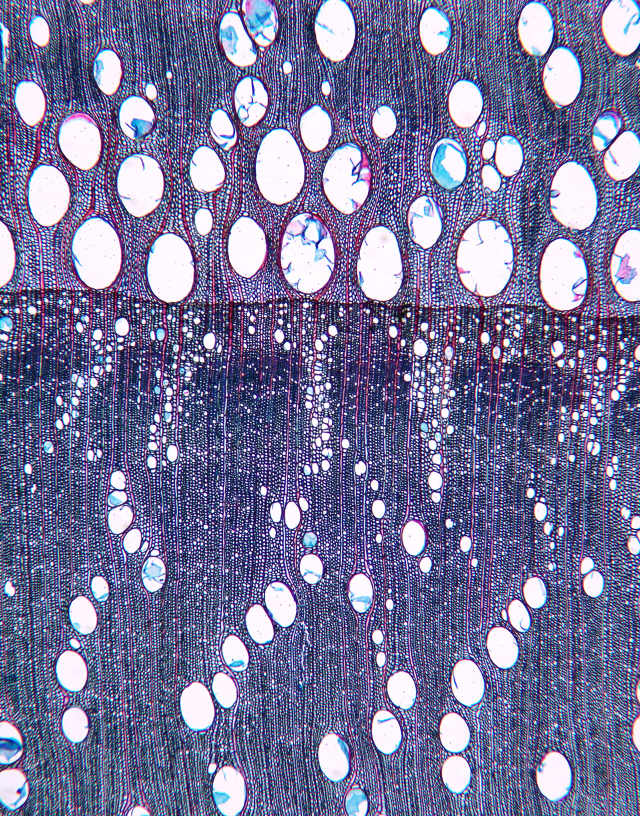
#> input picture Trees/CastaneaCrenata.jpg, 1920 x 2448 px, found by its file name (shown at 1/3 size); its folder holds 4 pictures in this run
$ python -i preprocessing.py   (imports and definitions only)
#> lines starting #> are read from the running program, lines starting #| are printed output that depends on the picture
import os
from PIL import Image
import pandas as pd
from tqdm import tqdm

def data_preprocess(images_dir='data/Trees', patches_dir='data/patches'):
    """Split images into 4x4 patches and save to patches_dir."""
#> called with images_dir = 'data/Trees', patches_dir = 'data/patches'
    os.makedirs(patches_dir, exist_ok=True)
    image_files = [f for f in os.listdir(images_dir) if f.lower().endswith(('.jpg', '.jpeg', '.png'))]
    image_files.sort()

    records = []
    for img_file in tqdm(image_files, desc="Processing images"):
        src_path = os.path.join(images_dir, img_file)
        try:
            im = Image.open(src_path).convert('RGB')
#> im is the input picture: PIL image 1920x2448 RGB; mean R, G, B 118.6, 117, 155.4
        except Exception as e:
            print(f"Skipping {img_file}: cannot open ({e})")
            continue

        w, h = im.size
#> w = 1920; h = 2448
        if w < 896 or h < 896:
            print(f"Skipping {img_file}: smaller than 896x896 ({w}x{h})")
            continue
        im_cropped = im.crop((0, 0, 896, 896))
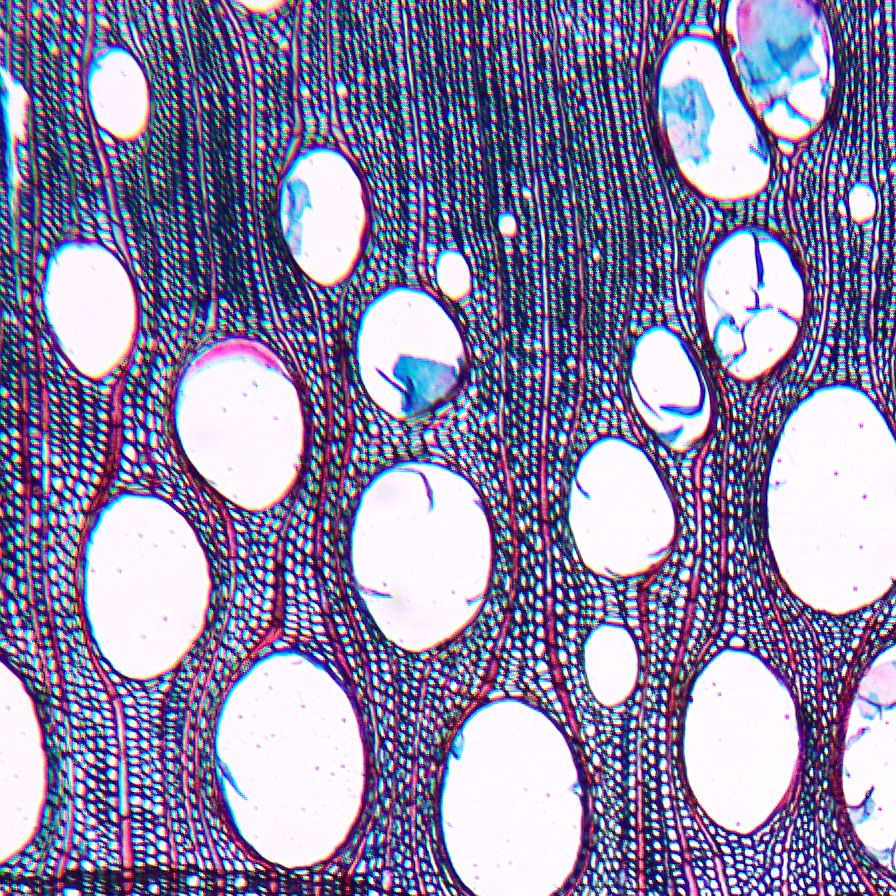
#> im_cropped: PIL image 896x896 RGB; mean R, G, B 141.1, 135.4, 170.9

        pw = ph = 896 // 4
        base = os.path.splitext(img_file)[0]
        idx = 0

        for r in range(4):
            for c in range(4):
                patch = im_cropped.crop((c*pw, r*ph, (c+1)*pw, (r+1)*ph))
                patch_name = f"{base}_patch{idx}.png"
                patch_path = os.path.join(patches_dir, patch_name)
                try:
                    patch.save(patch_path)
                except Exception as e:
                    print(f"Failed to save patch {patch_path}: {e}")
                    continue
                records.append({'patch_path': patch_path, 'original_name': img_file})
                idx += 1
#> this loop made 4 passes
#> pass 1, in data_preprocess, `patch.save(patch_path)`:
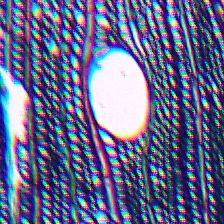
#> saved as CastaneaCrenata_patch0.png: PIL image 224x224 RGB; mean R, G, B 99.8, 103.9, 141.8
#> pass 1, in data_preprocess, `patch.save(patch_path)`:
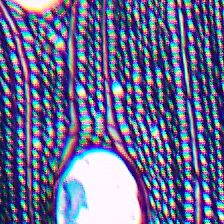
#> saved as CastaneaCrenata_patch1.png: PIL image 224x224 RGB; mean R, G, B 102.9, 105.5, 146.8
#> pass 1, in data_preprocess, `patch.save(patch_path)`:
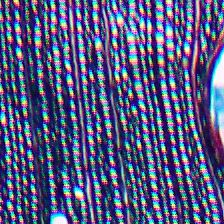
#> saved as CastaneaCrenata_patch2.png: PIL image 224x224 RGB; mean R, G, B 83.9, 87.8, 129.3
#> pass 1, in data_preprocess, `patch.save(patch_path)`:
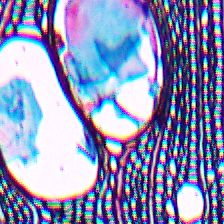
#> saved as CastaneaCrenata_patch3.png: PIL image 224x224 RGB; mean R, G, B 138.6, 145.3, 184.9
#> after the loop:
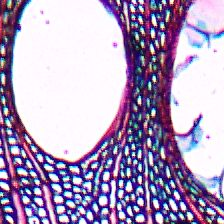
#> patch: PIL image 224x224 RGB; mean R, G, B 174.3, 158.1, 191
#> after the loop, idx = 16; records = 16 items
#> pass 2 of the loop in data_preprocess, `for img_file in tqdm(image_files, desc="Processing images"):`:
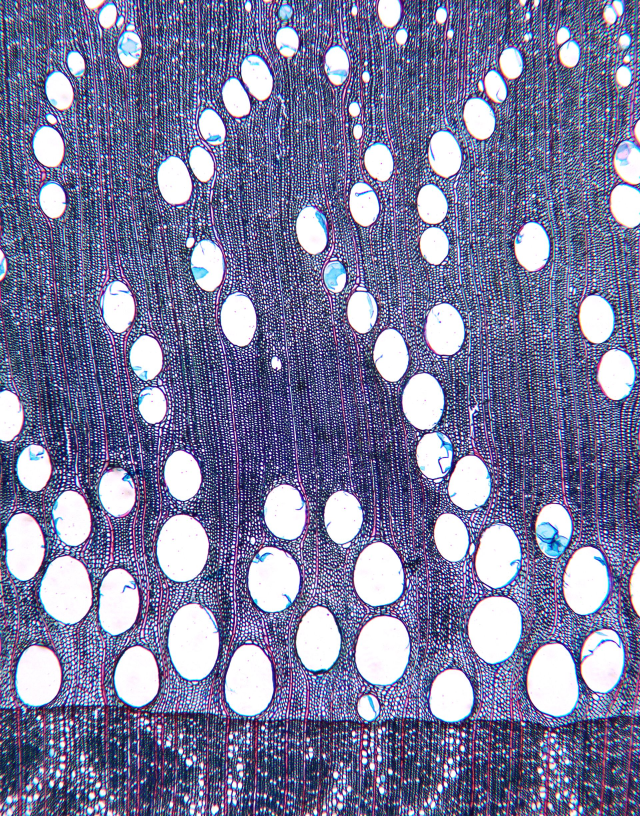
#> input picture Trees/CastaneaCrenata2.jpg, 1920 x 2448 px, found by its file name (shown at 1/3 size)
#> in data_preprocess, im is the input picture: PIL image 1920x2448 RGB; mean R, G, B 122, 122.8, 158.9
#> the loop in data_preprocess, `for r in range(4):` made 4 passes
#> pass 1, in data_preprocess, `patch.save(patch_path)`:
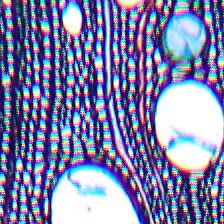
#> saved as CastaneaCrenata2_patch3.png: PIL image 224x224 RGB; mean R, G, B 125.4, 129.3, 170.1
#> after the loop in data_preprocess, `for r in range(4):`:
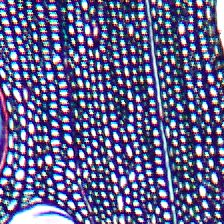
#> patch: PIL image 224x224 RGB; mean R, G, B 97.9, 97.9, 142
#> after the loop in data_preprocess, `for r in range(4):`: idx = 16; records = 32 items
#> pass 3 of the loop in data_preprocess, `for img_file in tqdm(image_files, desc="Processing images"):`:
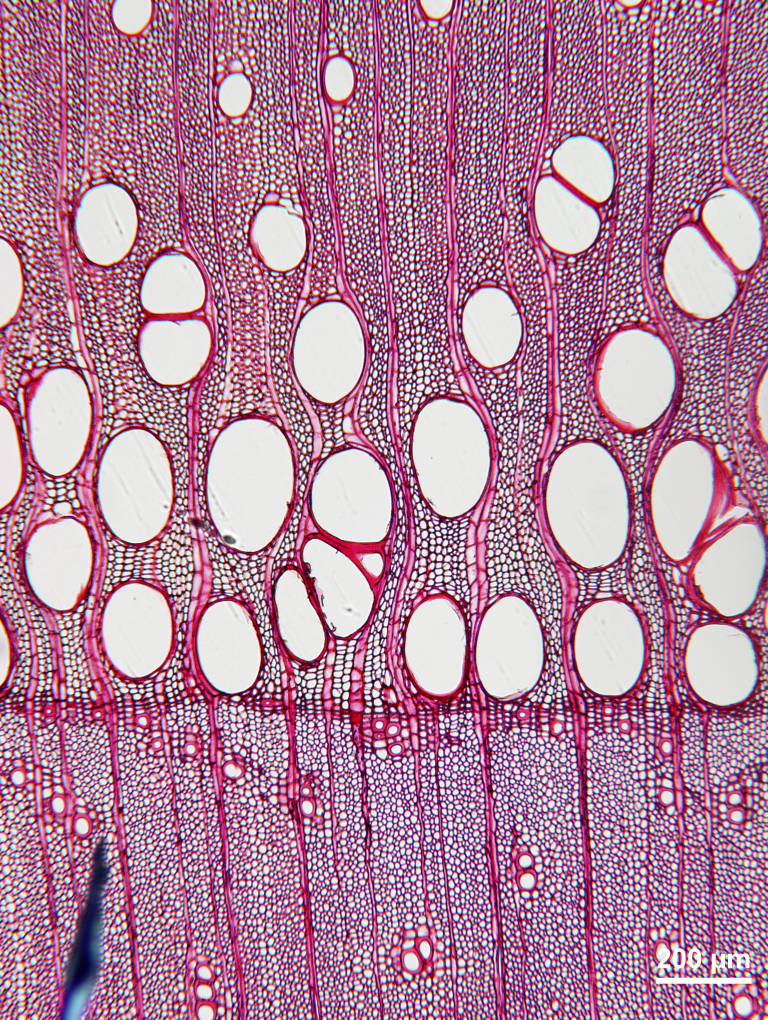
#> input picture Trees/Fraxinus americana.jpg, 3072 x 4080 px, found by its file name (shown at 1/4 size)
#> in data_preprocess, im is the input picture: PIL image 3072x4080 RGB; mean R, G, B 176.7, 130.4, 154.9
#> the loop in data_preprocess, `for r in range(4):` made 4 passes
#> pass 1, in data_preprocess, `patch.save(patch_path)`:
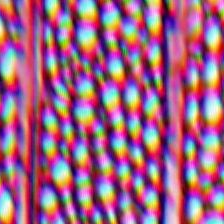
#> saved as Fraxinus americana_patch3.png: PIL image 224x224 RGB; mean R, G, B 159.9, 99.6, 130.2
#> after the loop in data_preprocess, `for r in range(4):`:
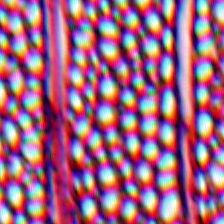
#> patch: PIL image 224x224 RGB; mean R, G, B 159.3, 100.2, 129.9
#> after the loop in data_preprocess, `for r in range(4):`: idx = 16; records = 48 items

    df = pd.DataFrame(records)
#> df = table of 48 rows and 2 columns
    print(f"Created {len(df)} patches in {patches_dir}")
#| Created 48 patches in data/patches
    return df

>>> result = data_preprocess()
#> result = table of 48 rows and 2 columns
